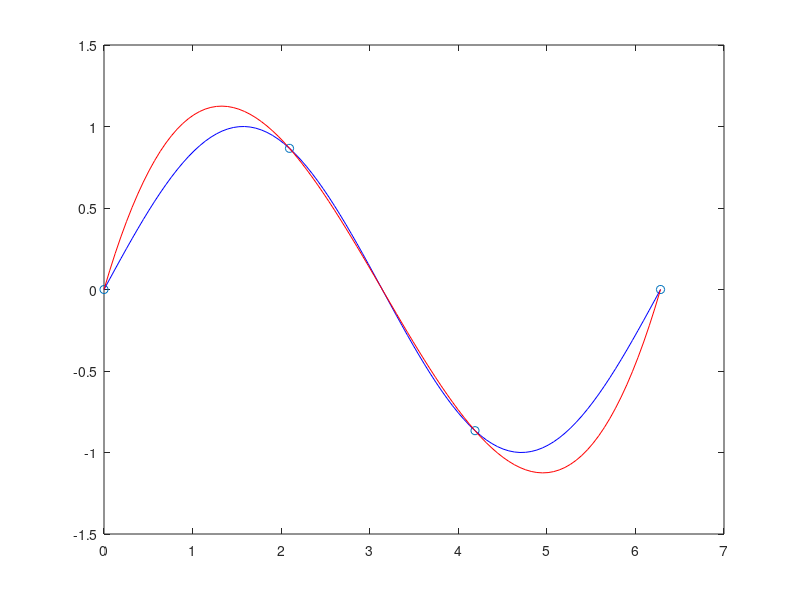
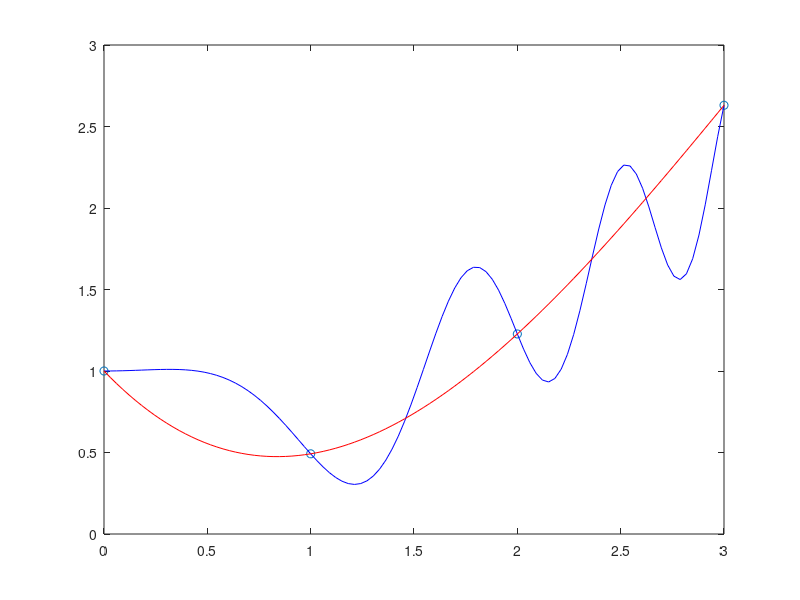

The MATLAB source for these figures, in order:
% prva naloga
f = @(x) sin(x);
x = linspace(0,2*pi,4);
y = f(x);

plot(x,y,"o")
hold on

x_risi = linspace(0,2*pi);
y_risi = f(x_risi);

plot(x_risi,y_risi,"b")

p_koef = polyfit(x,y,3);
plot(x_risi, polyval(p_koef,x_risi),"r")

%druga naloga
g = @(x) 1/5 * x.^2 + cos(x.^2).^2;
x_2 = 0:3;
y_2 = g(x_2);

figure
plot(x_2,y_2,"o")
hold on

x_2risi = linspace(0,3);
y_2risi = g(x_2risi);
plot(x_2risi,y_2risi,"b")

p_2koef = polyfit(x_2,y_2,3);
plot(x_2risi, polyval(p_2koef,x_2risi),"r")

% tretja naloga 
